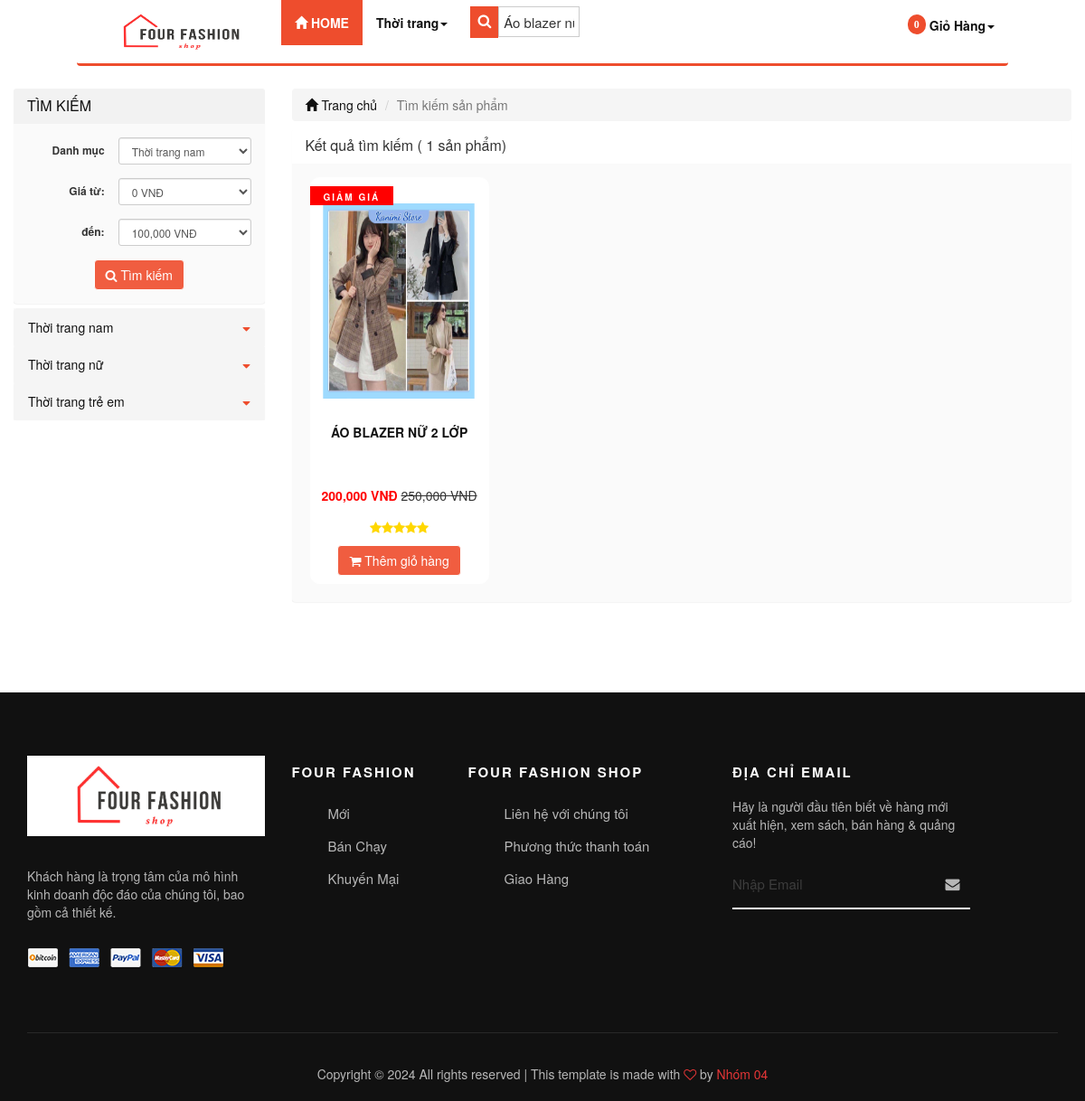
/search.php?name=Áo blazer nữ 2 lớp, run on the app's committed database.
### tables this page shows
CREATE TABLE `catalog` (
  `id` int(11) NOT NULL,
  `name` varchar(100) NOT NULL,
  `description` varchar(255) DEFAULT NULL,
  `parent_id` int(11) NOT NULL,
  `sort_order` tinyint(4) NOT NULL,
  `created` datetime NOT NULL DEFAULT current_timestamp()
);

CREATE TABLE `product` (
  `id` int(255) NOT NULL,
  `catalog_id` int(11) NOT NULL,
  `name` varchar(255) NOT NULL,
  `content` text NOT NULL,
  `price` decimal(15,2) NOT NULL DEFAULT 0.00,
  `discount` int(11) DEFAULT 0,
  `image_link` varchar(100) NOT NULL,
  `image_list` text NOT NULL,
  `view` int(11) NOT NULL DEFAULT 0,
  `buyed` int(255) NOT NULL,
  `rate_total` int(255) NOT NULL DEFAULT 4,
  `rate_count` int(255) NOT NULL DEFAULT 1,
  `created` timestamp NOT NULL DEFAULT current_timestamp()
);

### core/database.php (called while the page is built, shortened)
<?php
class Database
{
    private $connect;
    public function __construct()
    {
        $host = 'localhost';
        $username = 'root';
        $password = '';
        $database = 'shopthoitrang';
        $this->connect = mysqli_connect($host, $username, $password, $database);
        $this->connect->set_charset('utf8');
    }
    public function getAll($sql)
    {
        return $this->connect->query($sql)->fetch_all(MYSQLI_ASSOC);
    }
    public function getFirst($sql)
    {
        return $this->connect->query($sql)->fetch_assoc();
    }
}
$db = new Database;

### search.php (the view, shortened to what this page needs)
<?php
require('./core/database.php');
if (isset($_GET['name'])) {
    $product_list = $db->getAll("select * from product where name like '%{$_GET['name']}%'");
    $total = count($product_list);
}
?>
<?php include('./layout/head.php') ?>
<div class="row">
    <div class="col-xs-12 col-sm-12 col-md-12 col-lg-12 clearpadding" style="margin-top: 15px;">
        <?php include('./layout/sidebar.php') ?>
        <div class="col-xs-12 col-sm-9 col-md-9 col-lg-9 clearpaddingr">
            <div class="col-xs-12 col-sm-12 col-md-12 col-lg-12 clearpadding">
                <ol class="breadcrumb">
                    <li><a href="./"><span class="glyphicon glyphicon-home" aria-hidden="true"></span> Trang chủ</a></li>
                    <li class="active">Tìm kiếm sản phẩm</li>
                </ol>
                <div class="panel panel-info">
                    <div class="panel-heading">
                        <h3 class="panel-title">Kết quả tìm kiếm ( <?php echo $total; ?> sản phẩm)</h3>
                    </div>
                    <div class="panel-body">
                        <div class="col-xs-12 col-sm-12 col-md-12 col-lg-12 clearpadding">
                            <?php
                            foreach ($product_list as $value) { ?>
                                <div class="col-xs-12 col-sm-6 col-md-3 col-lg-3 re-padding">
                                    <div class="product_item">
                                        <div class="product-image">
                                            <a href="product.php?id=<?php echo $value['id']; ?>"><img src="./public/images/product/<?php echo $value['image_link']; ?>" alt="" class=""></a>
                                        </div>
                                        <p class="product_name"><a href="product.php?id=<?php echo $value['id']; ?>"><?php echo $value['name']; ?></a></p>
                                        <?php
                                        if ($value['discount'] > 0) {
                                            $new_price = $value['price'] - $value['discount'];
                                        ?>
                                            <p><span class='price text-right'><?php echo number_format($new_price); ?> VNĐ</span> <del class="product-discount"><?php echo number_format($value['price']); ?> VNĐ</del></p>
                                        <?php } else { ?>
                                            <p><span class='price text-right'><?php echo number_format($value['price']); ?> VNĐ</span></p>
                                        <?php } ?>
                                        <?php
                                        if ($value['discount'] != 0)
                                            echo '<span class="label_pro">Giảm giá</span>';
                                        ?>
                                        <p>
                                            <?php $raty_tb = round($value['rate_total'] / $value['rate_count']); ?>
                                            <?php
                                            $i2 = 1;
                                            for ($i2; $i2 <= $raty_tb; $i2++) {
                                                echo '<i class="fa fa-star" style="color:gold"></i>';
                                            }
                                            ?>
                                        </p>
                                        <?php
                                        $query_count = 'SELECT SUM(quantity) As totalproduct FROM sizedetail WHERE product_id = ' . $value['id'];
                                        $result = $db->getFirst($query_count);
                                        $sl = $result['totalproduct'];
                                        if ($sl > 0) {
                                        ?>
                                            <a href="cart_edit.php?id=<?php echo $value['id']; ?>"><button class='btn btn-info'><span class="fa fa-shopping-cart" aria-hidden="true"></span> Thêm giỏ hàng</button></a>
                                        <?php } else { ?>
                                            <a style="pointer-events: none;"><button style="pointer-events: none;background-color: #333;border: none " class='btn btn-info'>Hết hàng</button></a>
                                        <?php } ?>
                                    </div>
                                </div>
                            <?php } ?>
                        </div>
                    </div>
                </div>
            </div>
        </div>
    </div>
</div>
<?php include('./layout/footer.php') ?>

### layout/sidebar.php (shortened to what this page needs)
<?php
require_once('./core/database.php');
$catalog_id = isset($_GET['catalog_id']) ? $_GET['catalog_id'] : NULL;
$price_from = isset($_GET['price_from']) ? $_GET['price_from'] : NULL;
$price_to = isset($_GET['price_to']) ? $_GET['price_to'] : NULL;
$catalog = $db->getAll("SELECT * from catalog where parent_id = 1 order by sort_order asc");
foreach ($catalog as $key => $value) {
    $subs = $db->getAll("SELECT * from catalog where parent_id = {$value['id']}");
    $catalog[$key]['sub'] = $subs;
}
?>
<div class="col-xs-12 col-sm-3 col-md-3 col-lg-3 clearpaddingl">
    <div class="panel panel-info" style="margin-bottom: 5px;">
        <div class="panel-heading" style="background-color: #f2f2f2;color: #111">
            <h3 class="panel-title">TÌM KIẾM</h3>
        </div>
        <div class="panel-body">
            <form class="form-horizontal text-center" method="get" action="search.php">
                <div class="form-group form-group-sm">
                    <label class="col-sm-5 clearpaddingl control-label" for="formGroupInputSmall">Danh mục</label>
                    <div class="col-sm-7" style="padding-left: 0px">
                        <select class="form-control" name="catalog_id">
                            <?php foreach ($catalog as $value) { ?>
                                <option value="<?php echo $value['id']; ?>" style='font-weight: bold' <?php if ($value['id'] == $catalog_id) echo 'selected'; ?>><?php echo $value['name']; ?></option>
                            <?php } ?>
                        </select>
                    </div>
                </div>
                <div class="form-group form-group-sm">
                    <label class="col-sm-5 control-label" for="formGroupInputSmall">Giá từ:</label>
                    <div class="col-sm-7" style="padding-left: 0px">
                        <select class="form-control" name="price_from">
                            <?php for ($i = 0; $i < 1400000; $i = $i + 100000) { ?>
                                <option value="<?php echo $i ?>" <?php if ($i == $price_from) echo 'selected'; ?>><?php echo number_format($i); ?> VNĐ</option>
                            <?php } ?>
                        </select>
                    </div>
                </div>
                <div class="form-group form-group-sm">
                    <label class="col-sm-5 control-label" for="formGroupInputSmall">đến:</label>
                    <div class="col-sm-7" style="padding-left: 0px">
                        <select class="form-control" name="price_to">
                            <?php for ($i = 100000; $i < 1500000; $i = $i + 100000) { ?>
                                <option value="<?php echo $i ?>" <?php if ($i == $price_to) echo 'selected'; ?>><?php echo number_format($i); ?> VNĐ</option>
                            <?php } ?>
                        </select>
                    </div>
                </div>
                <button class="btn btn-info" type="submit"><i class="fa fa-search"></i> Tìm kiếm</button>
            </form>
        </div>
    </div>
    <div class="panel panel-info">
        <div class="panel-body" style="padding:0px">
            <div class="list-group">
                <?php
                foreach ($catalog as $value) { ?>
                    <div class="list-group">
                        <button class="list-group-item dropdown-btn">
                            <a href="catalog.php?id=<?php echo $value['id']; ?>" class=""><?php echo $value['name']; ?></a>
                            <i class="fa fa-caret-down"></i>
                        </button>
                    </div>
                <?php } ?>
            </div>
        </div>
    </div>
</div>

### public/css/style.css (style rules this page uses)
.clearpadding { padding-left: 0px; padding-right: 0px; }
.clearpaddingl { padding-left: 0px; }
.clearpaddingr { padding-right: 0px; }
.re-padding { padding-right: 5px; padding-left: 5px; }
.panel { margin-bottom: 0px; }
.product_item { border: 1px solid #ffffff; border-radius: 10px; text-align: center; padding-top: 8px; padding-bottom: 8px; margin-bottom: 5px; background-color: #ffffff; }
.product_item .label_pro { color: #ffffff; background: red; font-size: 10px; font-weight: 700; letter-spacing: 2px; text-transform: uppercase; display: inline-block; padding: 5px 15px 2px; position: absolute; left: 5px; top: 10px; }
.dropdown-btn { position: relative; display: block; padding: 10px 15px; margin-bottom: -1px; background-color: #f5f5f5; border: 1px solid #f5f5f5; }
.fa-caret-down { margin-top: 2%; float: right; color: rgb(238, 77, 45); }
.product_name { height: 55px; text-transform: uppercase; font-size: 14px; color: #111111; font-weight: bold; }
.price { color: red; font-weight: bold; }
.product-image { margin-top:8px; margin-bottom:8px; }
.product-image img { width: 95%; height: 240px; -webkit-transform:scale(0.9); -moz-transform:scale(0.9); -o-transform:scale(0.9); transition: all .4s ease; -webkit-transition: all .4s ease; -moz-transition: all .4s ease; -o-transition: all .4s ease; }
.breadcrumb { margin-bottom: 8px; }
.list-group { margin-bottom: 0px; }

### data on the page
catalog: name "Thời trang nam"
catalog: name "Thời trang nữ"
catalog: name "Thời trang trẻ em"
product: image_link (picture), name "ÁO BLAZER NỮ 2 LỚP", new_price "200,000", price "250,000", shows "GIẢM GIÁ"

### other printed values
$total_items "0"
$total "1"
form field catalog_id "Thời trang nam"
form field price_from "0 VNĐ"
form field price_to "100,000 VNĐ"
